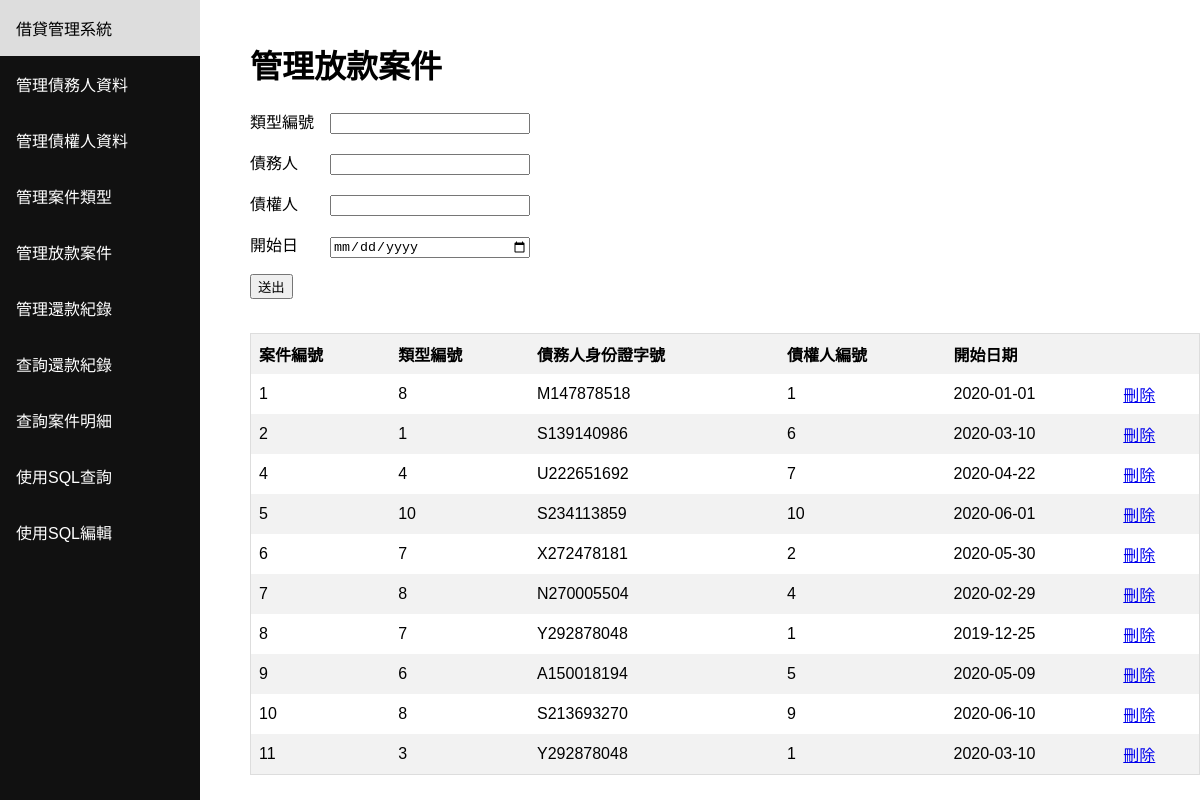
Screenshot of /project with the database file from the repository.
### tables this page shows
CREATE TABLE "LOAN_PROJECT" (
	"ProjectNumber"	INTEGER NOT NULL PRIMARY KEY AUTOINCREMENT UNIQUE,
	"TypeNumber"	INTEGER NOT NULL,
	"DebterID"	TEXT NOT NULL,
	"CreditorNumber"	INTEGER NOT NULL,
	"StartDate"	NUMERIC NOT NULL,
	FOREIGN KEY("DebterID") REFERENCES "DEBTER"("ID"),
	FOREIGN KEY("TypeNumber") REFERENCES "LOAN_PROJECT_TYPE"("TypeNumber")
);

### main.py (the view, shortened to what this page needs)
@app.route('/project', methods=['GET', 'POST'])
def project():
    types = get_query("select TypeNumber,TypeName, TotalPrinciple, NumberOfPeriod from LOAN_PROJECT_TYPE;")
    debters = get_query("select ID, Name from DEBTER;")
    creditors = get_query("select CreditorNumber, Name from CREDITOR;")
    table = get_query("select * from LOAN_PROJECT;")
    return render_template(
                'project.html',
                types=types,
                debters=debters,
                creditors=creditors,
                columns=['案件編號','類型編號','債務人身份證字號','債權人編號','開始日期'],
                table=table
            )

### main.py (called while the page is built)
def get_query(query , get_col=False):
    conn = sqlite3.connect('database.db')
    conn.row_factory = sqlite3.Row
    cur = conn.cursor()
    cur.execute(query)
    rows = cur.fetchall()
    conn.close()
    output = []
    cols = []
    for row in rows:
        temp = dict(row)
        output.append(list(temp.values()))
        if get_col: cols = list(temp.keys())
    if get_col:
        return output, cols
    return output

### templates/project.html (shortened to what this page needs)
<html><header><title>借貸管理系統</title></header><body><div class="sidenav"><a href="/">借貸管理系統</a><a href="/debter">管理債務人資料</a><a href="/creditor">管理債權人資料</a><a href="/project_type">管理案件類型</a><a href="/project">管理放款案件</a><a href="/period">管理還款紀錄</a><a href="/repayment_record">查詢還款紀錄</a><a href="/project_record">查詢案件明細</a><a href="/sql_search">使用SQL查詢</a><a href="/sql_edit">使用SQL編輯</a></div><div class="content"><h1>管理放款案件</h1><form method="POST" action=""><div>{% if edit %}<p>類型編號　<input id="TypeNumber" list="TypeNames" name="TypeNumber" autocomplete="off" style="width:200px" value="{{ data[0] }}"/><datalist id="TypeNames">{% for typenumber, typename, money, period in types %}<option name="{{ typenumber }}" value="{{ typenumber }} {{ typename }}: ${{ money }}, {{ period }}期"></option>{% endfor %}</datalist></p><p>債務人　　<input id="DebterID" list="Debters" name="DebterID" autocomplete="off" style="width:200px" value="{{ data[1] }}"/><datalist id="Debters">{% for id, name in debters %}<option name="{{ id }}" value="{{ id }} {{ name }}"></option>{% endfor %}</datalist></p><p>債權人　　<input id="CreditorNumber" list="Creditors" name="CreditorNumber" autocomplete="off" style="width:200px" value="{{ data[2] }}"/><datalist id="Creditors">{% for num, name in creditors %}<option name="{{ num }}" value="{{ num }} {{ name }}"></option>{% endfor %}</datalist></p><p>開始日　　<input name="StartDate" type="date" style="width:200px" value="{{ data[3] }}"/></p>{% else %}<p>類型編號　<input id="TypeNumber" list="TypeNames" name="TypeNumber" autocomplete="off" style="width:200px"/><datalist id="TypeNames">{% for typenumber, typename, money, period in types %}<option name="{{ typenumber }}" value="{{ typenumber }} {{ typename }}: ${{ money }}, {{ period }}期"></option>{% endfor %}</datalist></p><p>債務人　　<input id="DebterID" list="Debters" name="DebterID" autocomplete="off" style="width:200px"/><datalist id="Debters">{% for id, name in debters %}<option name="{{ id }}" value="{{ id }} {{ name }}"></option>{% endfor %}</datalist></p><p>債權人　　<input id="CreditorNumber" list="Creditors" name="CreditorNumber" autocomplete="off" style="width:200px"/><datalist id="Creditors">{% for num, name in creditors %}<option name="{{ num }}" value="{{ num }} {{ name }}"></option>{% endfor %}</datalist></p><p>開始日　　<input name="StartDate" type="date" style="width:200px"/></p>{% endif %}<p><input type="submit" value="送出"/></p></div><br/><div style="overflow-x:auto;"><table><thead><tr></tr>{% for column in columns %}<th>{{ column }}</th>{% endfor %}<th></th></thead><tbody>{% for row in table %}<tr>{% for item in row %}<td>{{ item }}</td>{% endfor %}<td><a href="/project/delete/{{ row[0] }}">刪除</a></td></tr>{% endfor %}</tbody></table></div></form></div></body></html>

### templates/project.html (style rules this page uses)
* { box-sizing: border-box; }
body { margin: 0; font-family: Arial, Helvetica, sans-serif; }
.sidenav { height: 100%; width: 200px; position: fixed; z-index: 1; top: 0; left: 0; background-color: #111; overflow-x: hidden; }
.sidenav a { color: white; padding: 16px; text-decoration: none; display: block; }
.content { margin-left: 200px; padding-left: 50px; padding-top: 20px; }
table { border-collapse: collapse; border-spacing: 0; width: 100%; border: 1px solid #ddd; }
th, td { text-align: left; padding: 8px; }
tr:nth-child(even) { background-color: #f2f2f2 }

### rows the page displays
LOAN_PROJECT: row "1" "8" "1", DebterID "M147878518", StartDate "2020-01-01"
LOAN_PROJECT: row "2" "1" "6", DebterID "S139140986", StartDate "2020-03-10"
LOAN_PROJECT: row "4" "4" "7", DebterID "U222651692", StartDate "2020-04-22"
LOAN_PROJECT: row "5" "10" "10", DebterID "S234113859", StartDate "2020-06-01"
LOAN_PROJECT: row "6" "7" "2", DebterID "X272478181", StartDate "2020-05-30"
LOAN_PROJECT: row "7" "8" "4", DebterID "N270005504", StartDate "2020-02-29"
LOAN_PROJECT: row "8" "7" "1", DebterID "Y292878048", StartDate "2019-12-25"
LOAN_PROJECT: row "9" "6" "5", DebterID "A150018194", StartDate "2020-05-09"
LOAN_PROJECT: row "10" "8" "9", DebterID "S213693270", StartDate "2020-06-10"
LOAN_PROJECT: row "11" "3" "1", DebterID "Y292878048", StartDate "2020-03-10"

### other values shown
{{ column }} "案件編號" "類型編號" "債務人身份證字號" "債權人編號" "開始日期"
